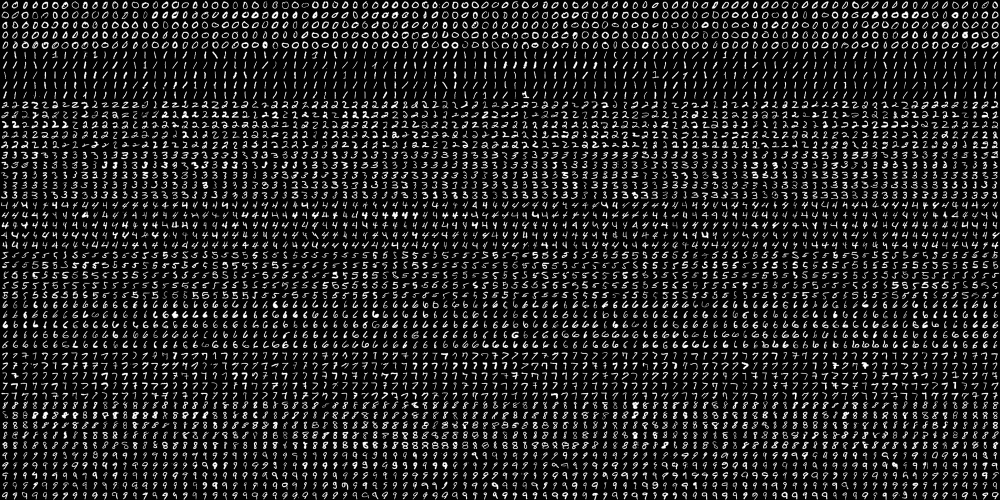
#> input picture tests/knn/digits/digits.png, 2000 x 1000 px (shown at 1/2 size)
$ python knn_digits.py
#> lines starting #> are read from the running program, lines starting #| are printed output that depends on the picture; after the words box and inside, x2 and y2 are one past the last pixel; in counts of white or black regions, pixels touching at a corner belong together
import numpy as np
import cv2

digits = cv2.imread('digits.png')
#> digits is the input picture: shape (1000, 2000, 3); min 0, max 255, mean 33.8
digits_gray = cv2.cvtColor(digits, cv2.COLOR_BGR2GRAY)
# Original image: ((5*10*20), (100*20)) = (1000, 2000)

# Split the image to 5000 cells, each 20x20 size
cells = [np.hsplit(row, 100) for row in np.vsplit(digits_gray, 50)]
#> cells = 50 items

# Make it into a Numpy array. It size will be (50, 100, 20, 20)
x = np.array(cells)

# Now we prepare train_data and test_data.
# -1 means that dimension is inferred
# train = x[all the rows, 50 first columns] = (50, 50, 20, 20) => (2500, 400)
train = x[:, :50].reshape(-1, 400).astype(np.float32)  # size = (2500,400)
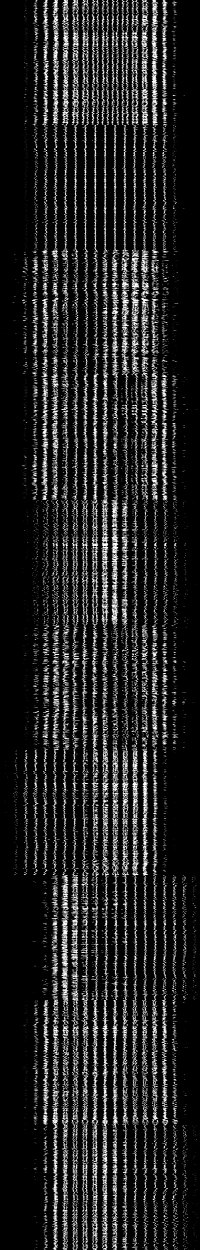
#> train: shape (2500, 400) float32 (shown at 1/2 size); min 0, max 255, mean 33.8
# test = x[all the rows, 50 last columns] = (50, 50, 20, 20) => (2500, 400)
test = x[:, 50:100].reshape(-1, 400).astype(np.float32)  # size = (2500,400)
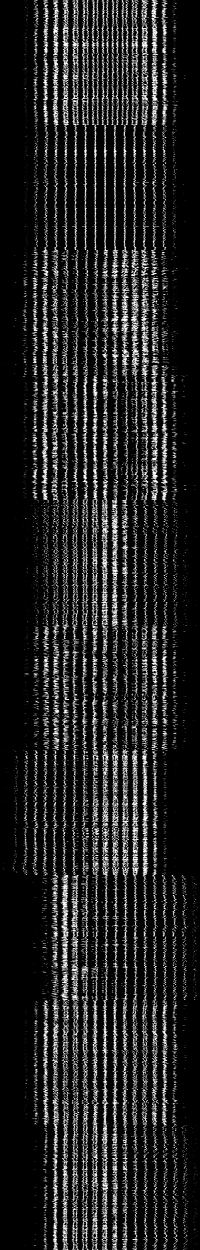
#> test: shape (2500, 400) float32 (shown at 1/2 size); min 0, max 255, mean 33.8

# Create labels for train and test data
k = np.arange(10)
train_labels = np.repeat(k, 2500 / 10)[:, np.newaxis]  # size = (2500, 1)
test_labels = train_labels.copy()

# Initiate the kNN, train the data, then test it with test data for k=1
knn = cv2.ml.KNearest_create()
# cv2.ml.ROW_SAMPLE means a single sample occupies one row
knn.train(train, cv2.ml.ROW_SAMPLE, train_labels)
ret, result, neighbours, dist = knn.findNearest(test, k=5)
#> ret = 0; result = 2500 values, max 9 at index 452, min 0 at index 0, mean 4.47; neighbours = 2500 rows, first 6: [0, 0, 0, 0, 0], [0, 0, 0, 0, 0], [0, 0, 0, 0, 0], [0, 0, 5, 5, 5], [0, 0, 0, 0, 0], [0, 0, 0, 0, 0]; dist = 2500 rows, first 6: [361955, 598018, 606136, 608480, 610345], [790595, 959768, 1055851, 1065401, 1068785], [534520, 641045, 681043, 732508, 751514], [943748, 958162, 1052576, 1243297, 1249885], [796400, 841097, 878670, 896978, 960181], [396251, 671587, 715542, 749110, 751370]

file_name = 'digit_3.png'
digit = cv2.imread(file_name)
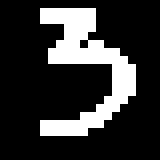
#> input picture tests/knn/digits/digit_3.png, 20 x 20 px (shown 8 times larger)
#> digit is the input picture: shape (20, 20, 3); 20.2% white in thin lines or dots, all inside (x1, y1, x2, y2) = (5, 1, 17, 17)
digit_gray = cv2.cvtColor(digit, cv2.COLOR_BGR2GRAY)
digit_np_array = np.array(digit_gray)
new_comer = digit_np_array.reshape(-1)[:, np.newaxis].astype(np.float32).T  # size (1, 400) {train: (2500, 400)}
ret, results, neighbours, dist = knn.findNearest(new_comer, k=5)
#> results = [0]; neighbours = [[0, 0, 0, 0, 0]]; dist = [[2792196, 2889994, 3140114, 3169773, 3185238]]
print(">>> file name:", file_name)
print("results:", results)
#| results: [[0.]]
print("neighbours:", neighbours)
#| neighbours: [[0. 0. 0. 0. 0.]]
print("distance:", dist)
#| distance: [[2792196. 2889994. 3140114. 3169773. 3185238.]]

# [6 lines of commented-out code are left out]
